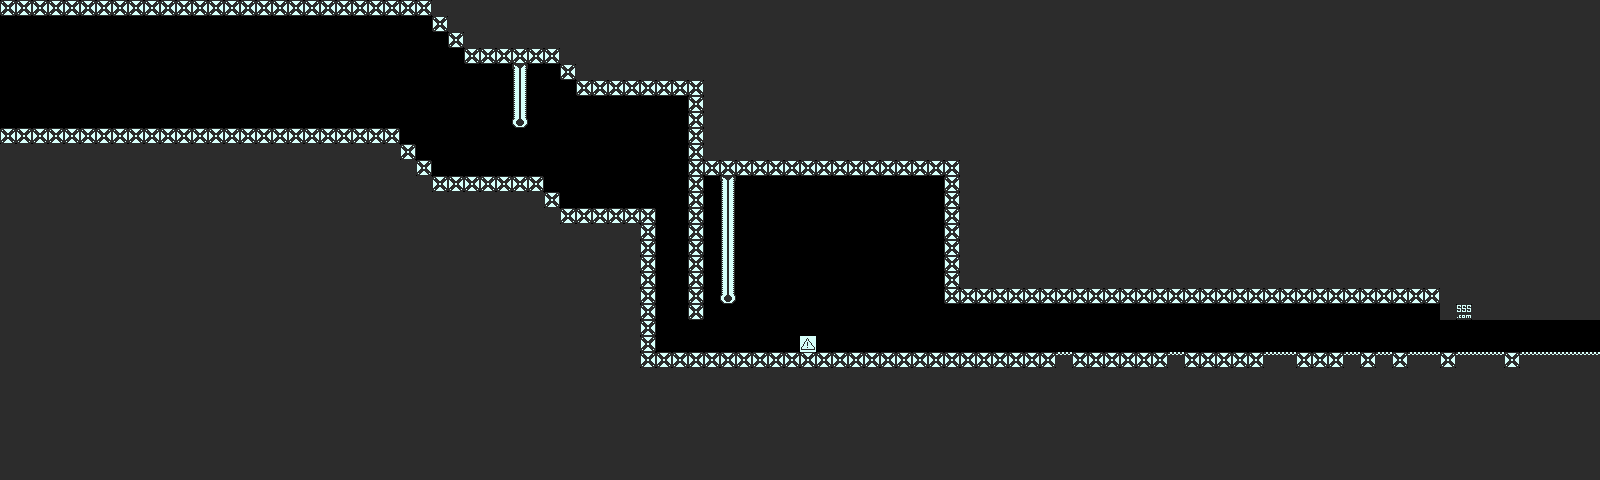

Below is a game level as drawn by its tile map, then a one-line description and the .tmx that defines it (tile-layer data replaced by summaries):
An orthogonal 100x30 tile map with 16x16 px tiles, 1 tile layer (Tile Layer 1) and 30 objects (28x jumper, hero, exit).

<map version="1.0" tiledversion="1.1.6" orientation="orthogonal" renderorder="right-down" width="100" height="30" tilewidth="16" tileheight="16" infinite="0" nextobjectid="31">
 <tileset firstgid="1" source="tileset.tsx" />
 <layer name="Tile Layer 1" width="100" height="30">
  <data>[3000 cells, 2406 non-empty, 8 distinct tile ids]</data>
 </layer>
 <objectgroup name="Object Layer 1">
  <object id="1" type="hero" x="97.75" y="111.5" width="14" height="16" />
  <object id="2" type="jumper" x="519.75" y="154.667" width="10" height="20" />
  <object id="3" type="jumper" x="596.333" y="184.667" width="10" height="20" />
  <object id="4" type="jumper" x="630.333" y="186" width="10" height="20" />
  <object id="5" type="jumper" x="798.333" y="326.667" width="10" height="20" />
  <object id="6" type="jumper" x="859" y="327.333" width="10" height="20" />
  <object id="7" type="jumper" x="871" y="327.333" width="10" height="20" />
  <object id="8" type="jumper" x="895.667" y="326.667" width="10" height="20" />
  <object id="9" type="jumper" x="923" y="328" width="10" height="20" />
  <object id="10" type="jumper" x="942.333" y="327.333" width="10" height="20" />
  <object id="11" type="jumper" x="1149.67" y="327.333" width="10" height="20" />
  <object id="12" type="jumper" x="1175.67" y="326.667" width="10" height="20" />
  <object id="13" type="jumper" x="1193" y="326.667" width="10" height="20" />
  <object id="14" type="jumper" x="1214.33" y="326.667" width="10" height="20" />
  <object id="15" type="jumper" x="1232.33" y="326" width="10" height="20" />
  <object id="16" type="jumper" x="1256.33" y="323.333" width="10" height="20" />
  <object id="17" type="jumper" x="1286.33" y="325.333" width="10" height="20" />
  <object id="18" type="jumper" x="1286.33" y="325.333" width="10" height="20" />
  <object id="19" type="jumper" x="1303.67" y="324.667" width="10" height="20" />
  <object id="20" type="jumper" x="1327.67" y="324" width="10" height="20" />
  <object id="21" type="jumper" x="1346.33" y="322.667" width="10" height="20" />
  <object id="22" type="jumper" x="1370.33" y="323.333" width="10" height="20" />
  <object id="23" type="jumper" x="1405.67" y="316.667" width="10" height="20" />
  <object id="24" type="jumper" x="1391.67" y="317.333" width="10" height="20" />
  <object id="25" type="jumper" x="1145.67" y="322" width="10" height="20" />
  <object id="26" type="jumper" x="1128.33" y="320.667" width="10" height="20" />
  <object id="27" type="jumper" x="1122.33" y="320.667" width="10" height="20" />
  <object id="28" type="jumper" x="1222.33" y="320.667" width="10" height="20" />
  <object id="29" type="jumper" x="1312.33" y="320.667" width="10" height="20" />
  <object id="30" type="exit" x="1517.5" y="269.833" width="81" height="134.333" />
 </objectgroup>
</map>